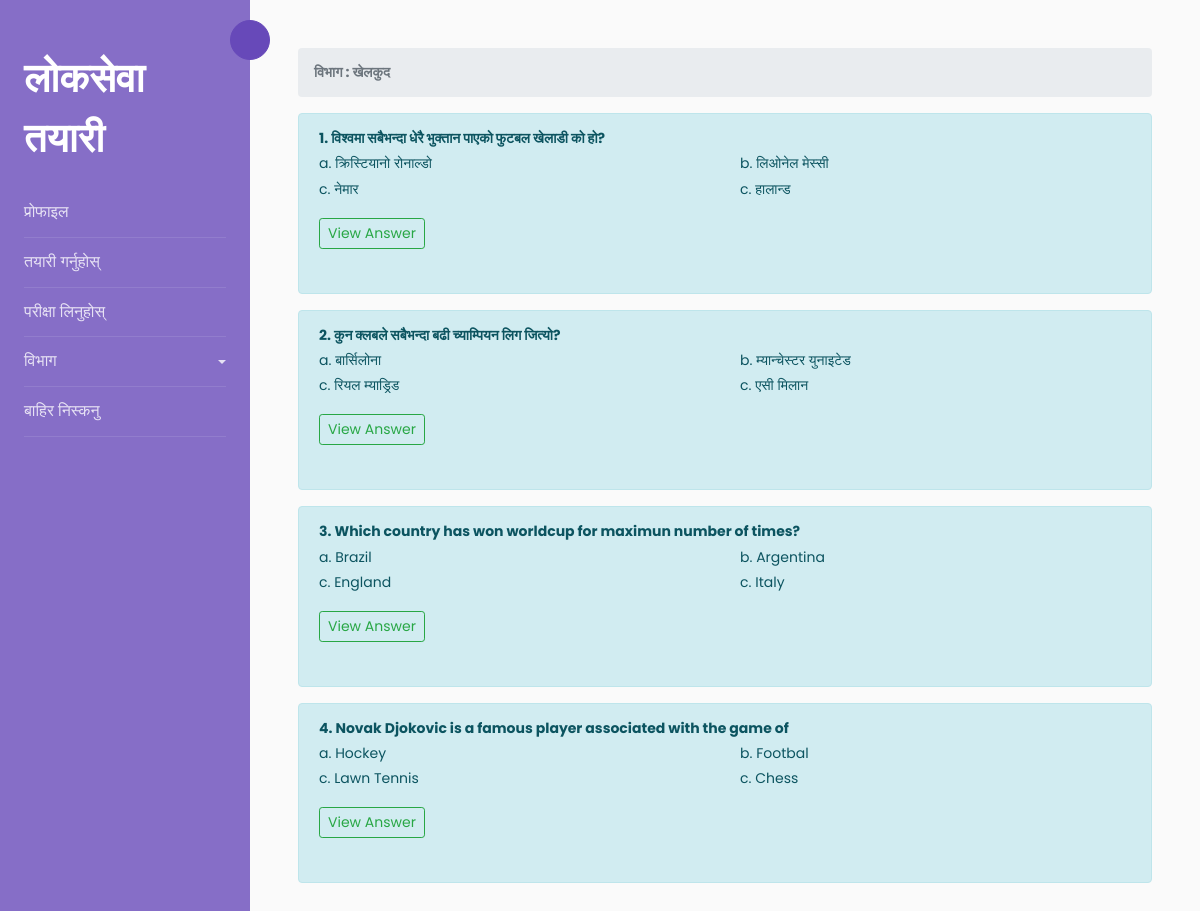
/category/1/ (signed in), run on the app's committed database.
### Loksewa/models.py (models this page shows, shortened)
class Category(models.Model):
    category=models.CharField(max_length=50,blank=False)
    created_at=models.DateTimeField(auto_now_add=True)
    updated_at=models.DateTimeField(auto_now=True)
    def __str__(self):
        return f"{self.category}"

class Questions(models.Model):
    question=models.CharField(max_length=255,blank=False)
    category=models.ForeignKey(Category,on_delete=models.CASCADE)
    created_at=models.DateTimeField(auto_now_add=True)
    updated_at=models.DateTimeField(auto_now=True)
    def __str__(self):
        return f"{self.question}"

class Answer(models.Model):
    question = models.OneToOneField(Questions,on_delete=models.CASCADE)
    answer1 = models.CharField(max_length=50, blank=False, unique=True)
    answer2 = models.CharField(max_length=50, blank=False, unique=True)
    answer3 = models.CharField(max_length=50, blank=False, unique=True)
    answer4 = models.CharField(max_length=50, blank=False, unique=True)
    correctAnswer=models.CharField(max_length=50,blank=False)

### Loksewa/views.py (the view)
# urls.py: path('category/<int:id>/',views.category,name='category')
@login_required(login_url='/login')
def category(request,id):
    category=Category.objects.all()
    questions=Questions.objects.filter(category_id=id)
    categoryaccessed = questions[0].category
    context={
        'category':category,
        'categoryaccessed':categoryaccessed,
        'questions':questions
    }
    return render(request,'categories.html',context)

### templates/categories.html (shortened to what this page needs)
{% extends 'base.html' %}
{% block content %}
<nav aria-label="breadcrumb">
  <ol class="breadcrumb">
    <strong><li class="breadcrumb-item active" aria-current="page">विभाग : {{categoryaccessed.category}}</li></strong>
  </ol>
</nav>
{% for question in questions %}
    <div class="alert alert-info" role="alert">
        <strong>{{forloop.counter}}. {{question}}</strong><br>
        <div class="row">
            <div class="col-md-6">
                a. {{question.answer.answer1}}<br>
                c. {{question.answer.answer3}}
            </div>
            <div class="col-md-6">
                b. {{question.answer.answer2}}<br>
                c. {{question.answer.answer4}}
            </div>
        </div>
        <p>
          <a class="btn btn-outline-success btn-sm my-3" data-toggle="collapse" href="#collapse{{question.id}}" role="button" aria-expanded="false" aria-controls="collapseExample">
            View Answer
          </a>
        </p>
    </div>
{% endfor %}
{% endblock %}

### templates/base.html (shortened to what this page needs)
<!DOCTYPE html>
<html lang="en">
<head>
    {% include 'head.html' %}
</head>
<body>
{% include 'sidebar.html' %}
<div id="content" class="p-4 p-md-5 pt-5">
    {% block content %}
    {% endblock %}
</div>
</body>
</html>

### templates/head.html (shortened to what this page needs)
{% load static %}
<link rel="stylesheet" href="https://maxcdn.bootstrapcdn.com/bootstrap/4.0.0/css/bootstrap.min.css">
<link rel="stylesheet" href="{% static "css/style.css" %}">

### templates/sidebar.html (shortened to what this page needs)
<div class="wrapper d-flex align-items-stretch">
    <nav id="sidebar">
        <div class="custom-menu">
            <button type="button" id="sidebarCollapse" class="btn btn-primary">
            </button>
        </div>
        <div class="p-4 pt-5">
            <h1><a href="index.html" class="logo">लोकसेवा तयारी</a></h1>
            <ul class="list-unstyled components mb-5">
              <li>
              <a href="/">प्रोफाइल</a>
              </li>
              <li>
                <a href="/questions">तयारी गर्नुहोस्</a>
              </li>
              <li>
                  <a href="/test">परीक्षा लिनुहोस्</a>
              </li>
              <li>
              <a href="#pageSubmenu" data-toggle="collapse" aria-expanded="false" class="dropdown-toggle">विभाग</a>
              </li>
              <li>
              <a href="/logout">बाहिर निस्कनु</a>
              </li>
            </ul>
        </div>
    </nav>

### templates/script.html (shortened to what this page needs)
{% load static %}

### data on the page
Category: category "खेलकुद"
Questions: question "विश्वमा सबैभन्दा धेरै भुक्तान पाएको फुटबल खेलाडी को हो?", answer.answer1 "क्रिस्टियानो रोनाल्डो", answer.answer3 "नेमार", answer.answer2 "लिओनेल मेस्सी", answer.answer4 "हालान्ड"
Questions: question "कुन क्लबले सबैभन्दा बढी च्याम्पियन लिग जित्यो?", answer.answer1 "बार्सिलोना", answer.answer3 "रियल म्याड्रिड", answer.answer2 "म्यान्चेस्टर युनाइटेड", answer.answer4 "एसी मिलान"
Questions: question "Which country has won worldcup for maximun number of times?", answer.answer1 "Brazil", answer.answer3 "England", answer.answer2 "Argentina", answer.answer4 "Italy"
Questions: question "Novak Djokovic is a famous player associated with the game of", answer.answer1 "Hockey", answer.answer3 "Lawn Tennis", answer.answer2 "Footbal", answer.answer4 "Chess"
